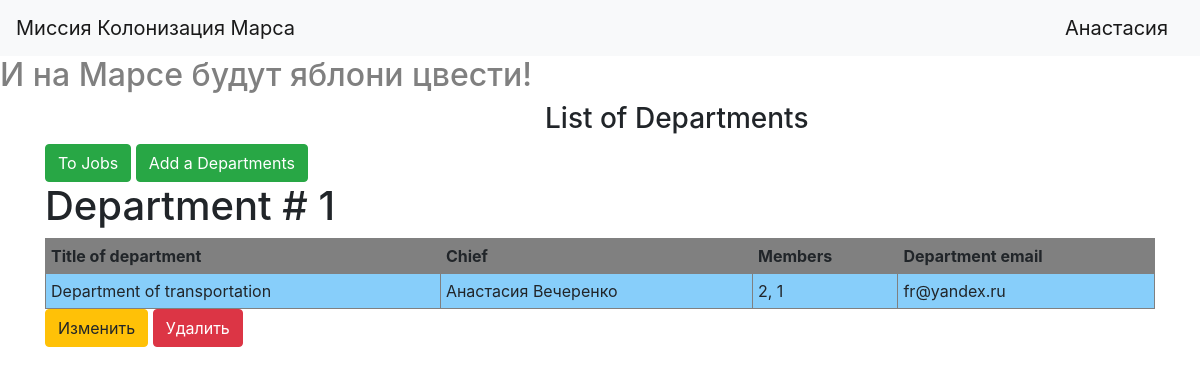
The page /departments (signed in) on the database its author committed.
### data/users.py (models this page shows, shortened)
class User(SqlAlchemyBase, UserMixin):
    __tablename__ = 'users'
    id = sqlalchemy.Column(sqlalchemy.Integer,
                           primary_key=True, autoincrement=True)
    name = sqlalchemy.Column(sqlalchemy.String, nullable=True)
    surname = sqlalchemy.Column(sqlalchemy.String, nullable=True)
    age = sqlalchemy.Column(sqlalchemy.Integer, nullable=True)
    position = sqlalchemy.Column(sqlalchemy.String, nullable=True)
    speciality = sqlalchemy.Column(sqlalchemy.String, nullable=True)
    address = sqlalchemy.Column(sqlalchemy.String, nullable=True)
    about = sqlalchemy.Column(sqlalchemy.String, nullable=True)
    email = sqlalchemy.Column(sqlalchemy.String,
                              index=True, unique=True, nullable=True)
    hashed_password = sqlalchemy.Column(sqlalchemy.String, nullable=True)
    created_date = sqlalchemy.Column(sqlalchemy.DateTime,
                                     default=datetime.datetime.now)
    jobs = orm.relation("Jobs", back_populates='user')
    departments = orm.relation("Department", back_populates='boss')

### data/departments.py (models this page shows)
class Department(SqlAlchemyBase):
    __tablename__ = 'departments'
    id = sqlalchemy.Column(sqlalchemy.Integer,
                           primary_key=True, autoincrement=True)
    title = sqlalchemy.Column(sqlalchemy.String, nullable=True)
    chief = sqlalchemy.Column(sqlalchemy.Integer,
                              sqlalchemy.ForeignKey("users.id"))
    boss = orm.relation('User')
    members = sqlalchemy.Column(sqlalchemy.String, nullable=True)
    email = sqlalchemy.Column(sqlalchemy.String,
                              index=True, unique=True, nullable=True)

### main.py (the view)
@app.route('/departments')
def departments():
    global_init("db/mars_explorer.db")
    db_sess = create_session()
    list_departments = []
    for department in db_sess.query(Department).all():
        list_departments.append({'id': department.id, 'title': department.title,
                                 'chief': f'{department.boss.name} {department.boss.surname}',
                                 'members': department.members, 'email': department.email,
                                 'team_leader': department.chief})
    return render_template('departments.html', data=list_departments)

### data/db_session.py (called while the page is built, shortened)
def global_init(db_file):
    global __factory
    if __factory:
        return

def create_session() -> Session:
    global __factory
    return __factory()

### main.py (called while the page is built)
@login_manager.user_loader
def load_user(user_id):
    db_sess = create_session()
    return db_sess.query(User).get(user_id)

### templates/departments.html
{% extends "base.html" %}
{% block content %}
<h3>List of Departments</h3>
<a class="btn btn-success " href="/">To Jobs</a>
{% if current_user.is_authenticated %}
    <a class="btn btn-success " href="/add_departments">Add a Departments</a>
{% endif %}
{% for item in data %}
    <h1>Department # {{item['id']}}</h1>
    <table border="1" width="100%" cellpadding="5">
        <tr>
            <th bgcolor="#808080">Title of department</th>
            <th bgcolor="#808080">Chief</th>
            <th bgcolor="#808080">Members</th>
            <th bgcolor="#808080">Department email</th>
        </tr>
        <tr>
            <td bgcolor="#87cefa">{{item['title']}}</td>
            <td bgcolor="#87cefa">{{item['chief']}}</td>
            <td bgcolor="#87cefa">{{item['members']}}</td>
            <td bgcolor="#87cefa">{{item['email']}}</td>
        </tr>
    </table>
{% if current_user.is_authenticated and (current_user.id == item['team_leader'] or current_user.id == 1) %}
    <div>
        <a href="/departments/{{ item.id }}" class="btn btn-warning">
            Изменить
        </a>
        <a href="/departments_delete/{{ item.id }}" class="btn btn-danger">
            Удалить
        </a>
    </div>
{% endif %}
{% endfor %}
{% endblock %}

### templates/base.html (shortened to what this page needs)
<!doctype html>
<html lang="en">
<head>
    <link rel="stylesheet"
          href="https://stackpath.bootstrapcdn.com/bootstrap/4.4.1/css/bootstrap.min.css"
>
</head>
<body>
<header>
    <nav class="navbar navbar-light bg-light">
        <a class="navbar-brand" href="#">Миссия Колонизация Марса</a>
        {% if current_user.is_authenticated %}
    <a class="navbar-brand" href="/logout">{{ current_user.name }}</a>
{% else %}
    <p>
        <a class="btn btn-primary " href="/register">Зарегистрироваться</a>
        <a class="btn btn-success" href="/login">Войти</a>
    </p>
{% endif %}
    </nav>
    <h2>И на Марсе будут яблони цвести!</h2>
</header>
<main role="main" class="container">
    {% block content %}{% endblock %}
</main>
</body>
</html>

### templates/base.html (style rules this page uses)
h2 { color: #808080; }
h3 { margin-left:500px; }

### rows shown on the page
User: name "Анастасия"
Department: id "1", title "Department of transportation", chief "Анастасия Вечеренко", members "2, 1", email "fr@yandex.ru"
